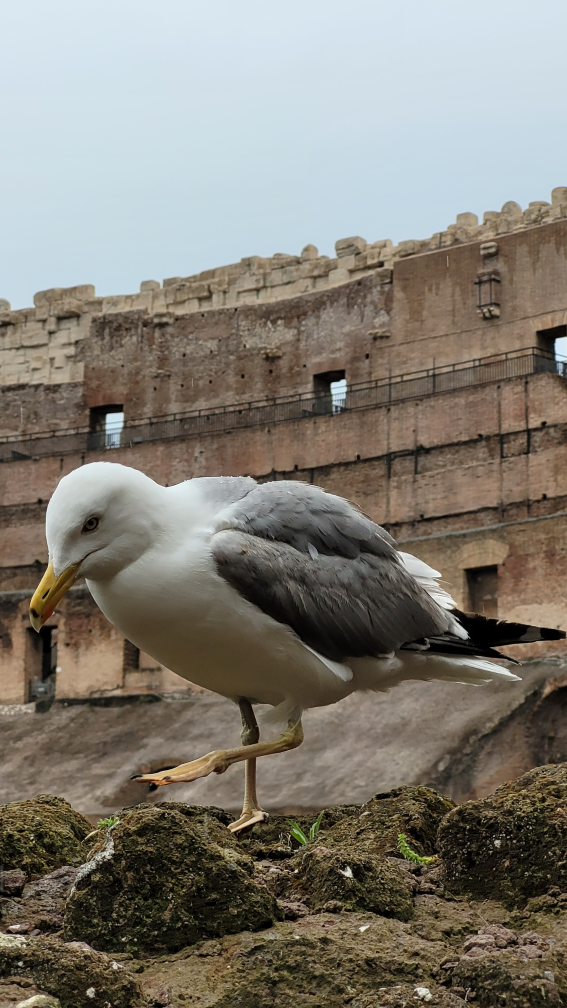
#> input picture gaivota.jpg, 2268 x 4032 px, found by its file name (shown at 1/4 size)
$ jupyter execute --allow-errors 'ELT578_1_comandos basicos.ipynb'
#> lines starting #> are read from the running program, lines starting #| are printed output that depends on the picture
<center>Universidade Federal de Viçosa</center>
<center>Coordenadoria de Educação Aberta e a Distância</center>
<center>Inteligência Artificial e Computacional</center>
<center>ELT578 - Análise de Imagens e Visão Computacional</center>
<center>TURMA 2022/2</center>

**<center>AULA PRÁTICA 1: Comandos Básicos para Análise de Imagens </center>**

[cell 1]
#Permissão para acessar o drive
from google.colab import drive
drive.mount('/content/drive')

[cell 2]
#Importando bibliotecas
import numpy as np
import cv2
from google.colab.patches import cv2_imshow     ## a função cv2_imshow do open cv não funciona naturalmente no colab, portanto tem que importar dos pacotes do google
from matplotlib import pyplot as plt

[cell 3]
# Carregando Imagem colorida
img = cv2.imread('/content/drive/MyDrive/gaivota.jpg')
#> img is the input picture: shape (4032, 2268, 3); mean B, G, R 114.6, 124.1, 128.6
cv2_imshow(img)

[cell 4]
# Obtendo informações da imagem
print ('Dimensoes da Imagem (linhas, colunas e bandas):', img.shape)
#| Dimensoes da Imagem (linhas, colunas e bandas): (4032, 2268, 3)
print ('Tamanho da Imagem em bytes (linhas x colunas x bandas):', img.size)
#| Tamanho da Imagem em bytes (linhas x colunas x bandas): 27433728
print ('Valores das bandas BGR na linha 100 e coluna 100:', img[99,99])
#| Valores das bandas BGR na linha 100 e coluna 100: [239 230 216]
print ('Valor da banda azul na linha 100 e coluna 100:', img[99,99,0])
#| Valor da banda azul na linha 100 e coluna 100: 239

[cell 5]
# Carregando a imagem no formato escala de cinza
img2 = cv2.imread('/content/drive/MyDrive/gaivota.jpg', cv2.IMREAD_GRAYSCALE)
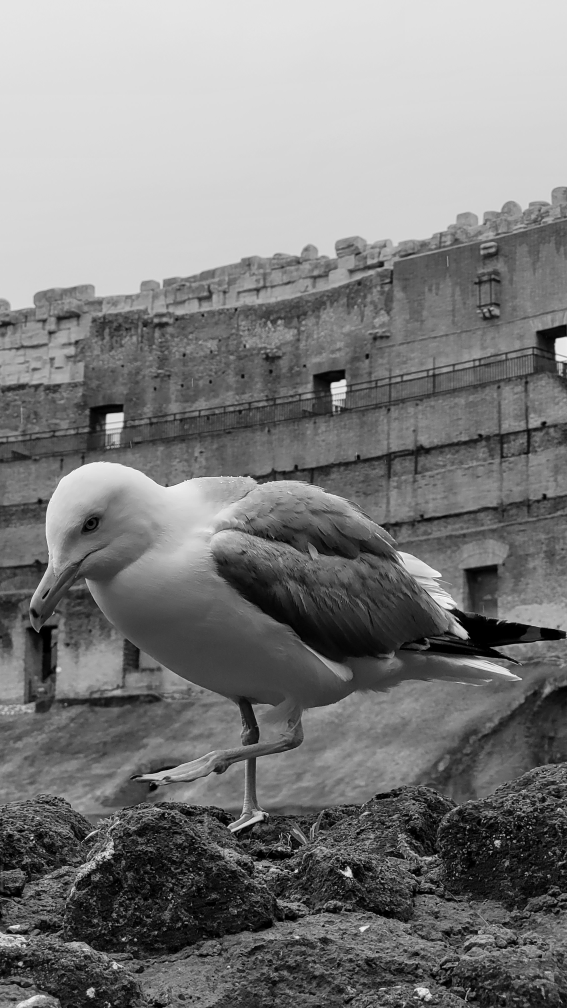
#> img2: shape (4032, 2268) (shown at 1/4 size); min 0, max 255, mean 124.4
cv2_imshow(img2)

[cell 6]
# Obtendo informações da imagem monocromática
print ('Dimensoes da Imagem (linhas, colunas e bandas):', img2.shape)
#| Dimensoes da Imagem (linhas, colunas e bandas): (4032, 2268)
print ('Tamanho da Imagem em bytes (linhas x colunas x bandas):', img2.size)
#| Tamanho da Imagem em bytes (linhas x colunas x bandas): 9144576
print ('Valores das bandas BGR na linha 100 e coluna 100:', img2[99,99])
#| Valores das bandas BGR na linha 100 e coluna 100: 227

[cell 7]
#Visualizando imagens grandes com matplot

plt.imshow(img)
plt.xticks([]), plt.yticks([]) # esconder os valors de Ox e Oy #esconder o eixo
plt.show()

#O OpenCV lê a imagem no sistema BGR, o Matplotlib trabalha no sistema RGB. Então, temos que converter a imagem no momento de visualizar dentro do Matplolib.

[cell 8]
#Visualizando imagens grandes com Matplot
img_rgb = cv2.cvtColor(img, cv2.COLOR_BGR2RGB)
plt.imshow(img_rgb)
plt.xticks([]), plt.yticks([])
plt.show()

[cell 9]
#Visualizar as duas imagens ao mesmo tempo
titulos = ['RGB', 'Monocromática']
imagens = [img, img2]

#0,1 em uma lista
for i in list(range(2)): # i varia de 0 a 1
    plt.subplot (1,2,i+1), plt.imshow(cv2.cvtColor(imagens[i], cv2.COLOR_BGR2RGB))
    plt.title(titulos[i])
    plt.xticks([]), plt.yticks([])
plt.show()
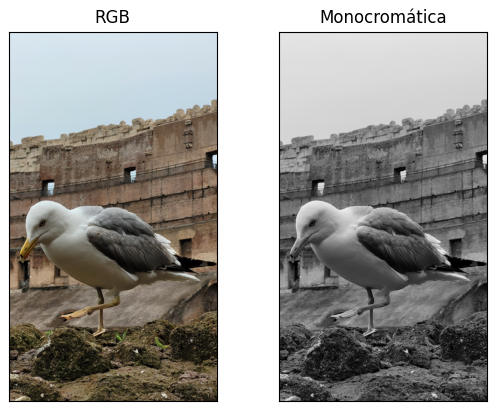
#> figure drawn by matplotlib, 2 panels

[cell 10]
#Salvando Flor Gray
cv2.imwrite('/content/drive/MyDrive/gaivotaGray.jpeg', cv2.cvtColor(img, cv2.COLOR_BGR2GRAY))
#> Out = True

[cell 11]
img.shape[0]
#> Out = 4032

[cell 12]
#Qual é o tamanho de armazenamento teórico da imagem?

# Determinar a profundidade do pixel e dimensões da imagem
print(f'A profundidade do pixel é de {img.dtype} bits.')
#| A profundidade do pixel é de uint8 bits.
print('Dimensões da imagem são:', img.shape)
#| Dimensões da imagem são: (4032, 2268, 3)

[cell 13]
#Calculando quantidade de bytes por banda:
npx=img.shape[0]*img.shape[1]
#> npx = 9144576
# Calculando tamanho teorico total em kilobytes
size=npx*3/1024
#> size = 26790.8
print('O tamanho teórico da imagem é %1.3f kB' %size)
#| O tamanho teórico da imagem é 26790.750 kB

#> (a cell that did not finish here is left out)

[cell 15]
#Salvando a imagem em formato JPEG com 3 diferentes níveis de qualidade
cv2.imwrite('/content/drive/MyDrive/gaivota25.jpg', img, [int(cv2.IMWRITE_JPEG_QUALITY), 25])
cv2.imwrite('/content/drive/MyDrive/gaivota50.jpg', img, [int(cv2.IMWRITE_JPEG_QUALITY), 50])
cv2.imwrite('/content/drive/MyDrive/gaivota75.jpg', img, [int(cv2.IMWRITE_JPEG_QUALITY), 75])
cv2.imwrite('/content/drive/MyDrive/gaivota100.jpg', img, [int(cv2.IMWRITE_JPEG_QUALITY), 100])


#Visualizar as 4 imagens ao mesmo tempo
img25 = cv2.imread('/content/drive/MyDrive/gaivota25.jpg')
img50 = cv2.imread('/content/drive/MyDrive/gaivota50.jpg')
img75 = cv2.imread('/content/drive/MyDrive/gaivota75.jpg')
img100 = cv2.imread('/content/drive/MyDrive/gaivota100.jpg')

title = ['Qualidade 25%', 'Qualidade 50%', 'Qualidade 75%', 'Qualidade 100%']
imagens = [img25, img50, img75, img100]

for i in list(range(4)):
    plt.subplot (2,2,i+1), plt.imshow(cv2.cvtColor(imagens[i], cv2.COLOR_BGR2RGB))
    plt.title(title[i])
    plt.xticks([]), plt.yticks([])
plt.show()
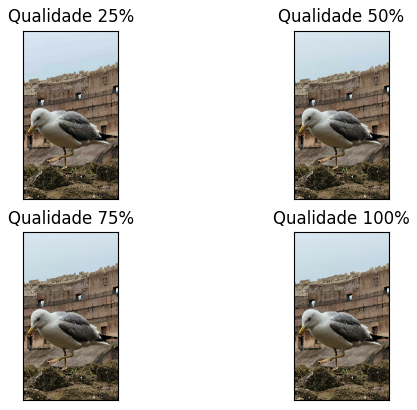
#> figure drawn by matplotlib, 4 panels

print('Dimensões com qualidade 25%:', img25.shape)
#| Dimensões com qualidade 25%: (4032, 2268, 3)
print('Dimensões com qualidade 50%:', img50.shape)
#| Dimensões com qualidade 50%: (4032, 2268, 3)
print('Dimensões com qualidade 75%:', img75.shape)
#| Dimensões com qualidade 75%: (4032, 2268, 3)
print('Dimensões com qualidade 100%:', img100.shape, '\n')
#| Dimensões com qualidade 100%: (4032, 2268, 3)

# Obtendo valor do tamanho real de armazenamento da imagem
#> (the rest of this cell did not finish here and is left out)
